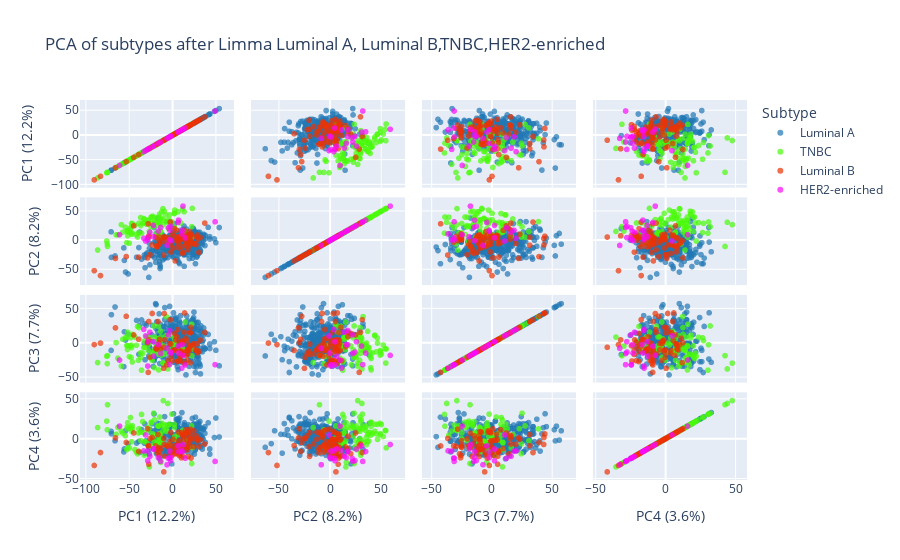

The notebook cell this image was saved under:
### Markdown cell above
<font size="4">PCA after Limma</font>

### Code cell
X = expr_sub.T.to_numpy(dtype=float)


D = np.asarray(design) #Get the array of the one Hot vector
cols = np.array(getattr(design, "columns", [f"C{i}" for i in range(D.shape[1])])) #Get the columns in the desing array
y = cols[np.argmax(D, axis=1)] #Gets the indices of the maximum value in the columns

X_scaled = StandardScaler().fit_transform(X)

pca = PCA(n_components=4, random_state=0)

components = pca.fit_transform(X_scaled)


df_plot = pd.DataFrame(components, columns=["PC1", "PC2", "PC3", "PC4"])
df_plot["Subtype"] = y


labels = {
        "PC1": f"PC1 ({pca.explained_variance_ratio_[0]*100:.1f}%)",
        "PC2": f"PC2 ({pca.explained_variance_ratio_[1]*100:.1f}%)",
        "PC3": f"PC3 ({pca.explained_variance_ratio_[2]*100:.1f}%)",
        "PC4": f"PC4 ({pca.explained_variance_ratio_[3]*100:.1f}%)",
    }


fig = px.scatter_matrix(
        df_plot,
        dimensions=["PC1", "PC2", "PC3", "PC4"],
        labels=labels,
        color="Subtype",
        title=f"PCA of subtypes after Limma Luminal A, Luminal B,TNBC,HER2-enriched",
        opacity=0.7,
        color_discrete_map={f"{cols[0]}": "#fa09fa",
                            f"{cols[1]}": "#1f77b4",
                            f"{cols[2]}": "#ec3204",
                            f"{cols[3]}": "#49fa09",
                            },
)
fig.show()
